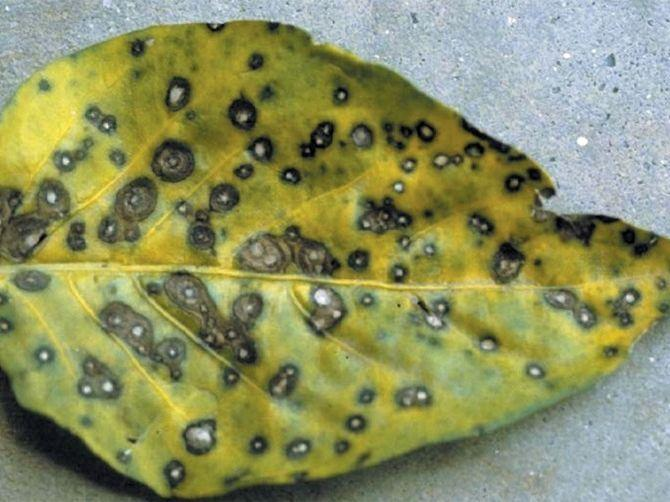
#> input picture project/backend/data/detections/03e3c5fa-9a53-41a7-9b68-e77f92e079f4.jpg, 670 x 502 px
$ python -i train_model.py   (imports and definitions only)
#> lines starting #> are read from the running program, lines starting #| are printed output that depends on the picture
import os
import numpy as np
import pandas as pd
import logging
import sys
import pickle
import joblib
from PIL import Image
from sklearn.ensemble import RandomForestClassifier
from sklearn.svm import SVC
from sklearn.preprocessing import StandardScaler
from sklearn.pipeline import Pipeline
from sklearn.model_selection import train_test_split
from sklearn.metrics import accuracy_score, classification_report
import random
import traceback

# Set up logging
# [7 lines not run here, left out]
logger = logging.getLogger(__name__)

# Define absolute paths
BASE_DIR = os.path.dirname(os.path.abspath(__file__))
MODEL_DIR = os.path.abspath(os.path.join(BASE_DIR, '../models'))
DATA_DIR = os.path.abspath(os.path.join(BASE_DIR, 'data'))
MODEL_PATH = os.path.join(MODEL_DIR, 'disease_model.pkl')
DETECTIONS_DIR = os.path.abspath(os.path.join(BASE_DIR, '../data/detections'))

# Set random seed for reproducibility
SEED = 42
# [2 lines not run here, left out]

# [51 lines left out: function generate_synthetic_features, not called in this run]

def extract_features_from_image(image):
    """
    Extract features from an image for ML model prediction
    This is a simplified version that converts an image to a feature vector
    """
    # Resize image to a standard size
    img_resized = image.resize((50, 50))

    # Convert to grayscale
    img_gray = img_resized.convert('L')

    # Convert to numpy array and flatten
    img_array = np.array(img_gray).flatten()

    # Normalize to 0-1
    img_array = img_array / 255.0

    # Extract some basic statistical features
    features = np.zeros(50)

    # First 25 features: downsampled image pixels (5x5 grid)
    img_small = img_resized.resize((5, 5)).convert('L')
    img_small_array = np.array(img_small).flatten() / 255.0
    features[:25] = img_small_array

    # Next features: color statistics from different channels
    img_rgb = np.array(img_resized.convert('RGB'))

    # RGB channel means
    features[25] = np.mean(img_rgb[:,:,0]) / 255.0  # R mean
    features[26] = np.mean(img_rgb[:,:,1]) / 255.0  # G mean
    features[27] = np.mean(img_rgb[:,:,2]) / 255.0  # B mean

    # RGB channel standard deviations
    features[28] = np.std(img_rgb[:,:,0]) / 255.0   # R std
    features[29] = np.std(img_rgb[:,:,1]) / 255.0   # G std
    features[30] = np.std(img_rgb[:,:,2]) / 255.0   # B std

    # RGB ratios
    r_mean = np.mean(img_rgb[:,:,0])
    g_mean = np.mean(img_rgb[:,:,1])
    b_mean = np.mean(img_rgb[:,:,2])
    total = r_mean + g_mean + b_mean
    if total > 0:
        features[31] = r_mean / total
        features[32] = g_mean / total
        features[33] = b_mean / total

    # Image statistics
    features[34] = np.mean(img_array)  # Mean brightness
    features[35] = np.std(img_array)   # Contrast
    features[36] = np.max(img_array) - np.min(img_array)  # Dynamic range

    # Edge detection (simple gradient magnitude)
    dx = np.diff(np.array(img_gray), axis=1)
    dy = np.diff(np.array(img_gray), axis=0)
    features[37] = np.mean(np.abs(dx)) / 255.0
    features[38] = np.mean(np.abs(dy)) / 255.0

    # Fill remaining features with zeros

    return features

# [145 lines left out: functions load_disease_info, train_model, not called in this run]

# [2 lines not run here, left out]

>>> import cv2
>>> picture = cv2.imread('data/detections/03e3c5fa-9a53-41a7-9b68-e77f92e079f4.jpg', cv2.IMREAD_GRAYSCALE)
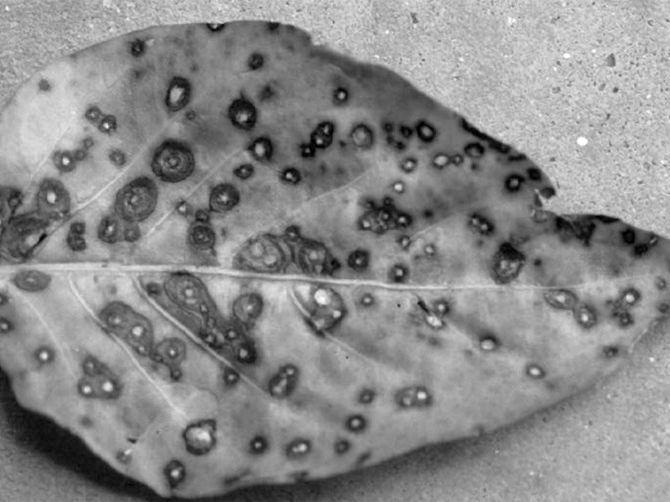
#> picture: shape (502, 670); min 0, max 255, mean 138
#> (the run stopped early here; a loop or call above may not have finished)

$ run again, on project/backend/data/detections/392f3808-3f95-46cd-b862-bfee75e268f9.jpg
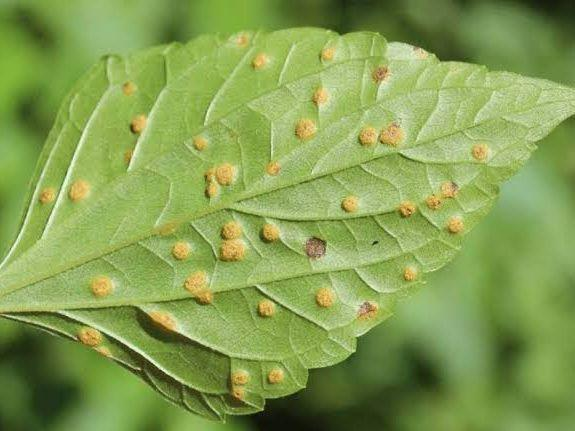
#> input picture project/backend/data/detections/392f3808-3f95-46cd-b862-bfee75e268f9.jpg, 575 x 431 px
#> `picture = cv2.imread('data/detections/03e3c5fa-9a53-41a7-9b68-e77f92e0..`:
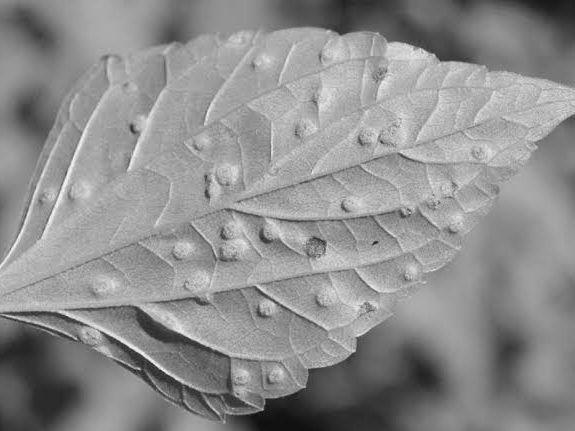
#> picture: shape (431, 575); min 3, max 255, mean 142
